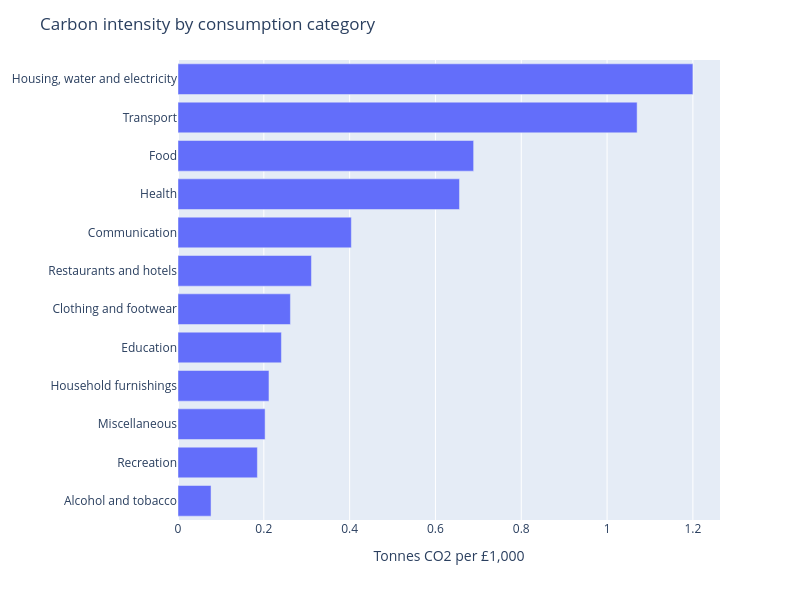

Source (notebook cell):
### Code cell
import plotly.express as px
import pandas as pd

df = pd.DataFrame(
    {
        "Category": [
            "Alcohol and tobacco",
            "Clothing and footwear",
            "Communication",
            "Education",
            "Food",
            "Health",
            "Household furnishings",
            "Housing, water and electricity",
            "Miscellaneous",
            "Recreation",
            "Restaurants and hotels",
            "Transport",
        ],
        "Intensity": [
            7.7e-05,
            0.000262,
            0.000404,
            0.000241,
            0.000689,
            0.000656,
            0.000212,
            0.0012,
            0.000203,
            0.000185,
            0.000311,
            0.00107,
        ],
    }
)

df["Tonnes CO2 per £1,000"] = df.Intensity * 1000

px.bar(
    df.sort_values("Tonnes CO2 per £1,000", ascending=True),
    x="Tonnes CO2 per £1,000",
    y="Category",
    orientation="h",
).update_layout(
    title="Carbon intensity by consumption category",
    yaxis_title=None,
    width=800,
    height=600,
)

### Figure 1 — Plotly figure (JSON) as saved in the notebook; plotly's stock layout.template omitted (floating-point values rounded to 4 significant figures)
{"data": [{"hovertemplate": "Tonnes CO2 per £1,000=%{x}<br>Category=%{y}<extra></extra>", "legendgroup": "", "marker": {"color": "#636efa", "pattern": {"shape": ""}}, "name": "", "orientation": "h", "showlegend": false, "textposition": "auto", "type": "bar", "x": [0.077, 0.185, 0.203, 0.212, 0.241, 0.262, 0.311, 0.404, 0.656, 0.689, 1.07, 1.2], "xaxis": "x", "y": ["Alcohol and tobacco", "Recreation", "Miscellaneous", "Household furnishings", "Education", "Clothing and footwear", "Restaurants and hotels", "Communication", "Health", "Food", "Transport", "Housing, water and electricity"], "yaxis": "y"}], "layout": {"barmode": "relative", "height": 600, "legend": {"tracegroupgap": 0}, "margin": {"t": 60}, "title": {"text": "Carbon intensity by consumption category"}, "width": 800, "xaxis": {"anchor": "y", "domain": [0.0, 1.0], "title": {"text": "Tonnes CO2 per £1,000"}}, "yaxis": {"anchor": "x", "domain": [0.0, 1.0], "title": {}}}}
